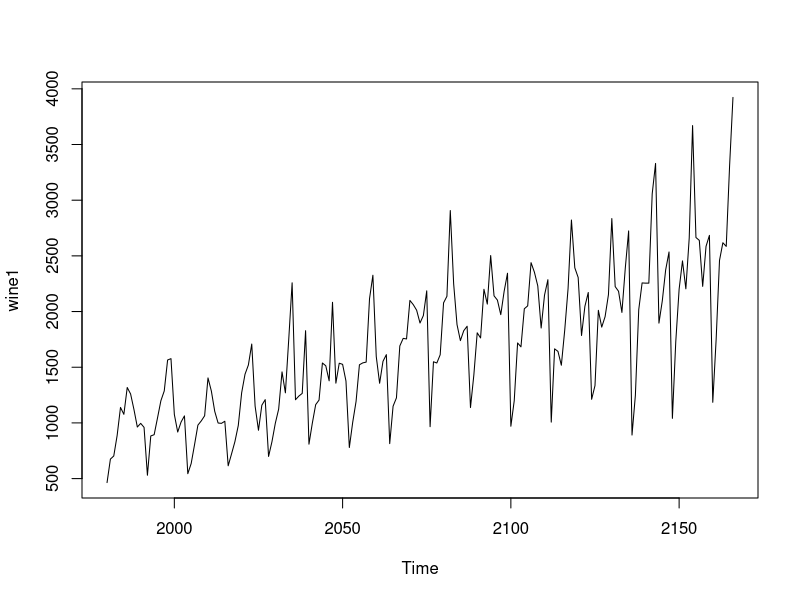
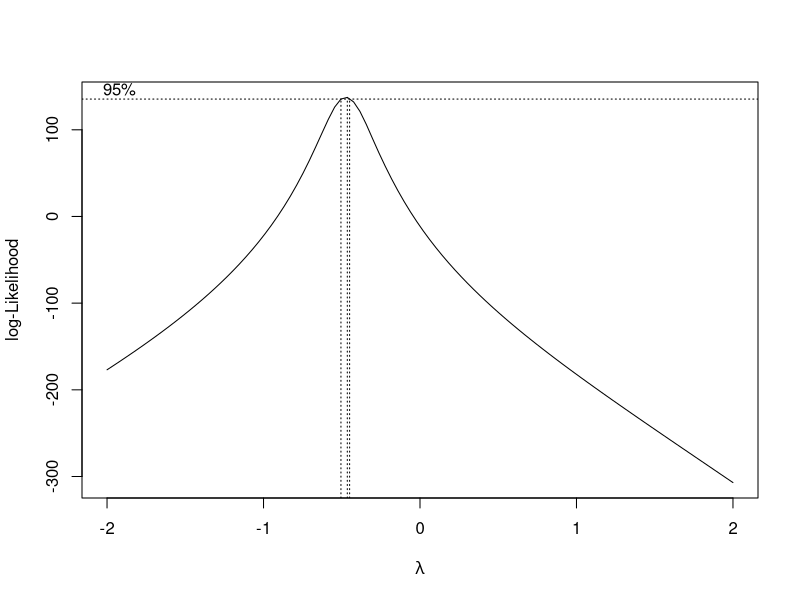
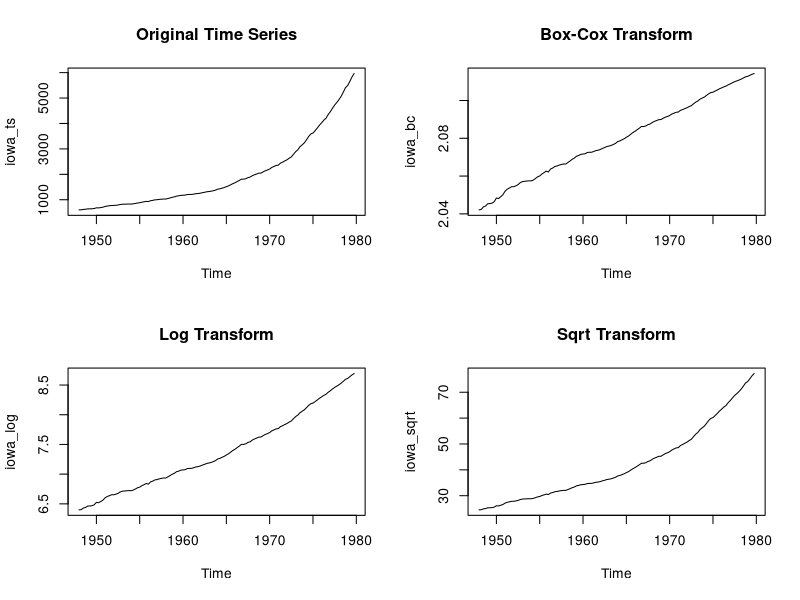

The R script that drew these images, in order:
## ---- chunk 1
knitr::opts_chunk$set(echo = TRUE)
## ---- chunk 2
getwd()
setwd('/Users/celesteherrera/Documents/PSTAT174/Lab/Lab04')
wine_df <- read.table("aus-wine.csv", sep = ",", header = FALSE, skip = 1, nrows = 187)
## ---- chunk 3
wine <- ts(wine_df[,2], start = c(1980,1), frequency = 12)
wine

wine1 <- ts(wine_df[,2], start = c(1980,1))
plot.ts(wine1)
## ---- chunk 4
getwd()
setwd("/Users/celesteherrera/Documents/PSTAT174/Lab/Lab04")
iowa_df <- read.csv("iowa.csv", header = TRUE, colClasses=c("NULL", NA))

iowa_ts <- ts(iowa_df[,1], start = c(1948,1), frequency = 4)
## ---- chunk 5
library(MASS)
t = 1:length(iowa_ts)
fit = lm(iowa_ts ~ t)
bcTransform <- boxcox(iowa_ts ~ t, plotit = TRUE)
## ---- chunk 6
lambda <- bcTransform$x[which(bcTransform$y == max(bcTransform$y))]
iowa_bc <- (1/lambda)*(iowa_ts^lambda-1)
iowa_log <- log(iowa_ts)
iowa_sqrt <- sqrt(iowa_ts)
par(mfrow=c(2,2))
ts.plot(iowa_ts, main = "Original Time Series")
ts.plot(iowa_bc, main = "Box-Cox Transform")
ts.plot(iowa_log, main = "Log Transform")
ts.plot(iowa_sqrt, main = "Sqrt Transform")
